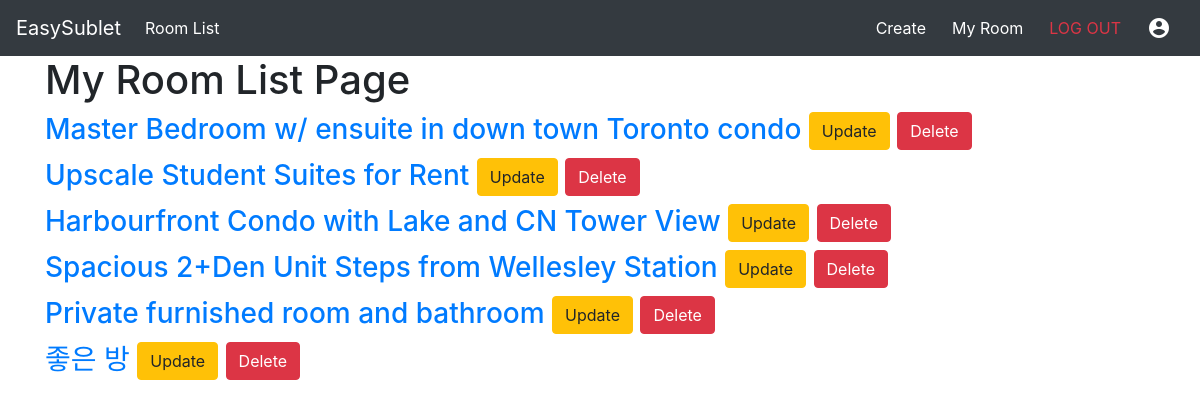
Page /room/myroom (signed in) on the earlier database version.
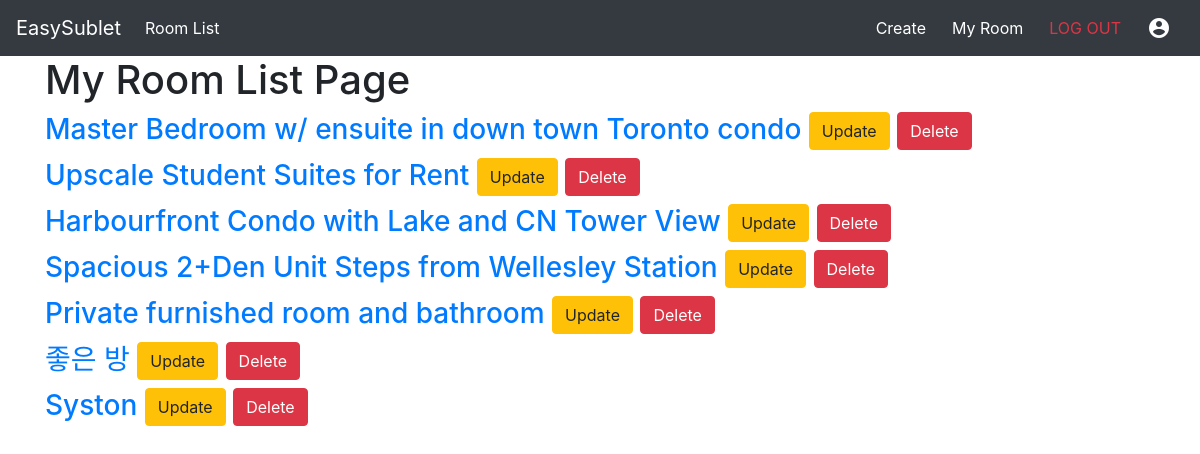
Same page on the later database version.
### RoomRental/models.py (models this page shows, shortened)
class Room(models.Model):
    user = models.ForeignKey(User, default=1, on_delete=models.SET_NULL, null=True)
    id = models.fields.BigAutoField(primary_key=True)
    title = models.fields.CharField(max_length=100, blank=False, null=False)
    address = models.fields.CharField(max_length=255, blank=False, null=False)
    latitude = models.fields.FloatField(null=True, blank=True)
    longitude = models.fields.FloatField(null=True, blank=True)
    description = models.fields.TextField(null=True, blank=True)
    price = models.fields.FloatField(null=True, blank=True)
    is_parking = models.fields.BooleanField(default=False)
    is_pet = models.fields.BooleanField(default=False)
    is_smoking = models.fields.BooleanField(default=False)
    has_hydro = models.fields.BooleanField(default=False)
    has_aircondition = models.fields.BooleanField(default=False)
    has_water = models.fields.BooleanField(default=False)
    has_heat = models.fields.BooleanField(default=False)
    has_wifi = models.fields.BooleanField(default=False)
    has_tv = models.fields.BooleanField(default=False)
    has_laundry = models.fields.BooleanField(default=False)
    has_fridge = models.fields.BooleanField(default=False)
    has_dishwasher = models.fields.BooleanField(default=False)
    has_dryer = models.fields.BooleanField(default=False)
    has_microwave = models.fields.BooleanField(default=False)
    movein_date = models.fields.DateTimeField(null=True, blank=True)
    created_on = models.fields.DateTimeField(auto_now=True)

### RoomRental/views.py (the view)
# urls.py: path('room/myroom', my_room_list_view, name='my_room_list_view'),
@login_required
def my_room_list_view(request, *args, **kwargs):
    rooms = Room.objects.filter(user=request.user)
    context = {'rooms':rooms}
    return render(request,'MyRoom_Page.html',context,status=200)

### RoomRental/templates/MyRoom_Page.html (shortened to what this page needs)
{% extends 'base.html' %}
{% block content %}
<h1>My Room List Page</h1>
{% for room in rooms %}
<h3>
    <a href="{% url 'room_detail_view' room.id %}">{{ room.title }}</a>
    <a href="{% url 'room_update_view' room.id %}" class="btn btn-warning">Update</a>
    <a href="{% url 'room_delete_view' room.id %}" class="btn btn-danger">Delete</a>
</h3>
{% endfor %}
{% endblock content %}

Differences in the rows shown:
added Room: title "Syston"
